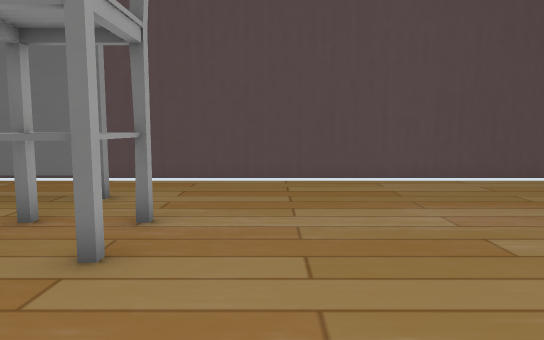
View 1 (above)

15 first-person views from a walk through a 3-D level made in the Unity game engine. The camera is 1.5 m above the floor, tilts 6° down and sees 70° across. The floor is counted in squares, 1 m on a side. Each view is taken from the middle of a square. On the plan, view 1 faces up. The plan holds only what a view shows up to about 17 squares ahead; the rest is blank. The player character is not drawn.

View 2
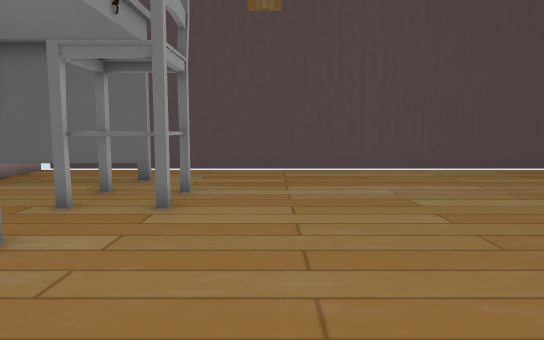

View 3
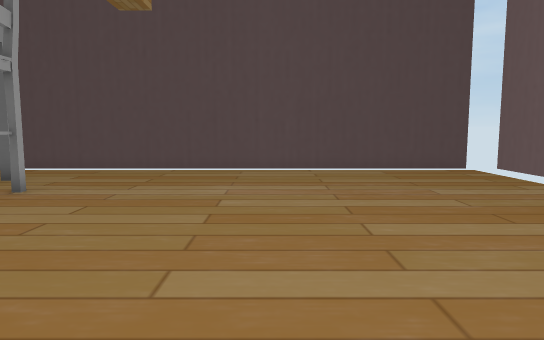

View 4
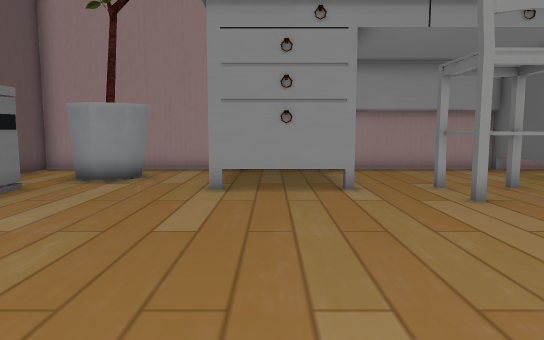

View 5
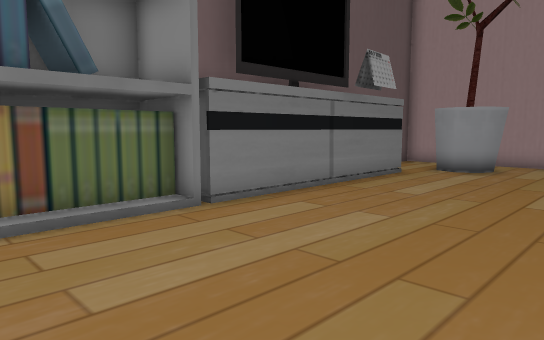

View 6
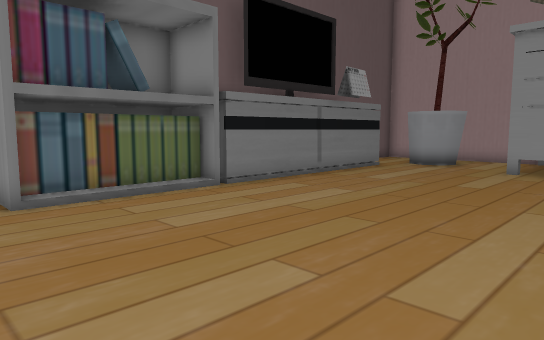

View 7
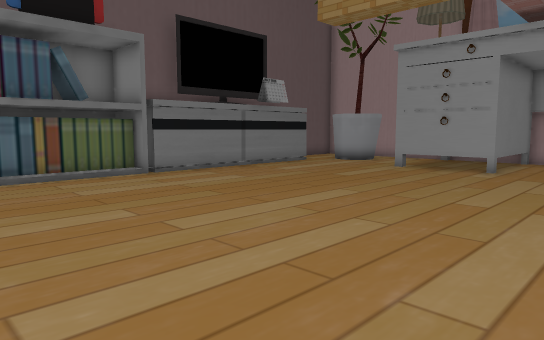

View 8
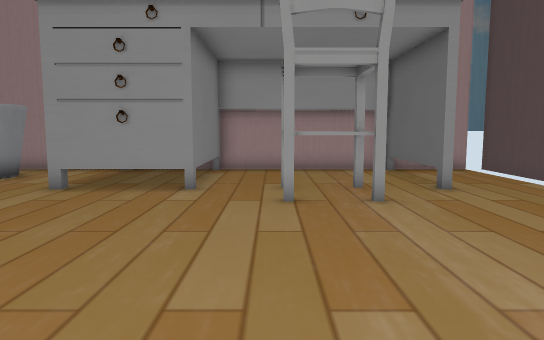

View 9
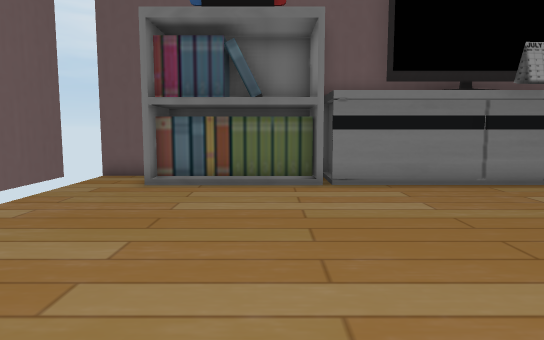

View 10
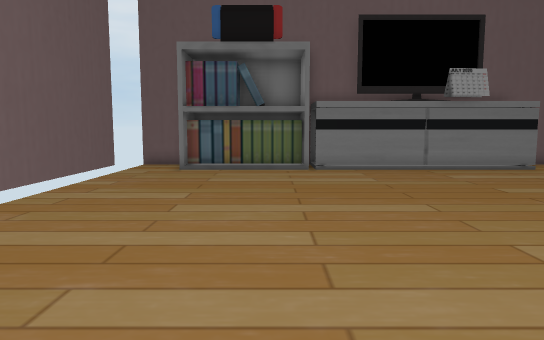

View 11
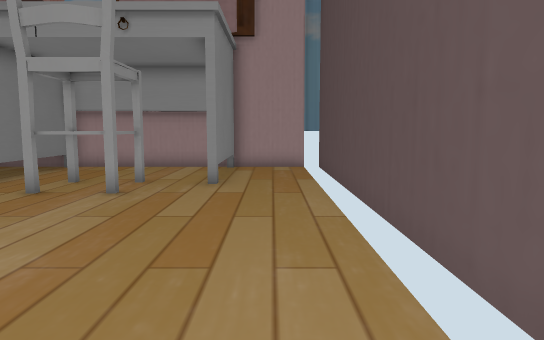

View 12
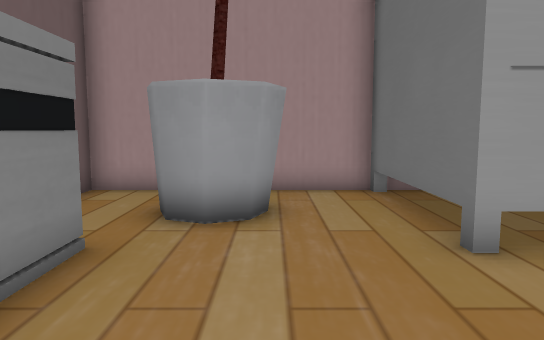

View 13
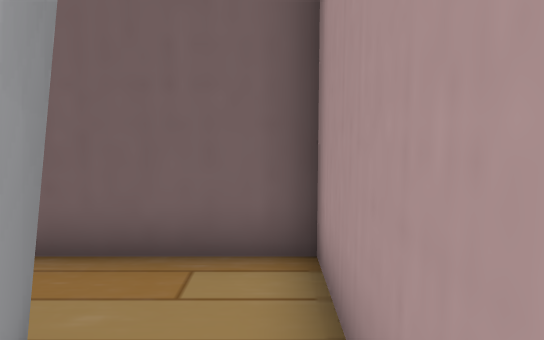

View 14
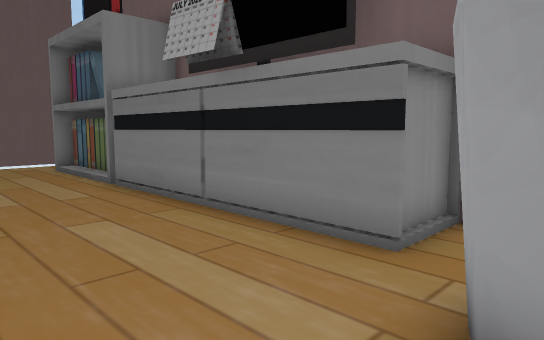

View 15
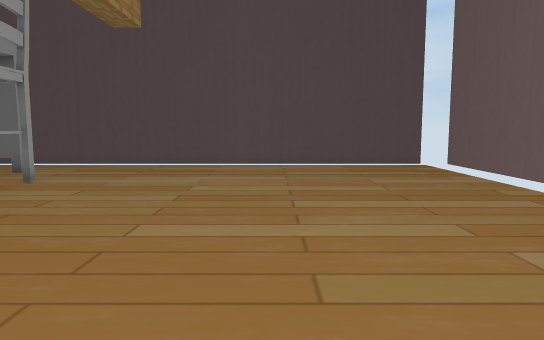

### Floor plan
Key: @ floor where view 1 was taken; # wall or solid block; . floor; T thing the floor can be seen under or through; B bookshelf; O other object.
Columns run from 9 left of view 1 to 12 right of it. Each row starts with its distance up from view 1.
 12 ######################
 11 #....................
 10 #....................
  9 #....................
  8 ##TTTT...............
  7 #....................
  6 #....OO#.............
  5 #....O.O.............
  4 #....OOO.............
  3 #....................
  2 ######...............
  1      #...............
  0      #...@...........
 -1 ######...............
 -2 #....................
 -3 #....................
 -4 #.###................
 -5 #.###................
 -6 #.###.............B..
 -7 #.....########BBBBB..
 -8 #.....#      #BBBBB..
 -9 #######      #     ##

Positions as (right, up) in squares from view 1, and headings:
1: (0, 0), facing up
2: (0, -3), facing up
3: (4, -3), facing up
4: (6, 0), facing left
5: (9, 0), facing down-left
6: (11, 2), facing down-left
7: (11, 6), facing down-left
8: (6, 4), facing left
9: (6, 4), facing down
10: (6, 8), facing down
11: (7, 10), facing left
12: (1, -4), facing left
13: (-8, -4), facing down
14: (-6, -2), facing down-right
15: (5, -5), facing up
